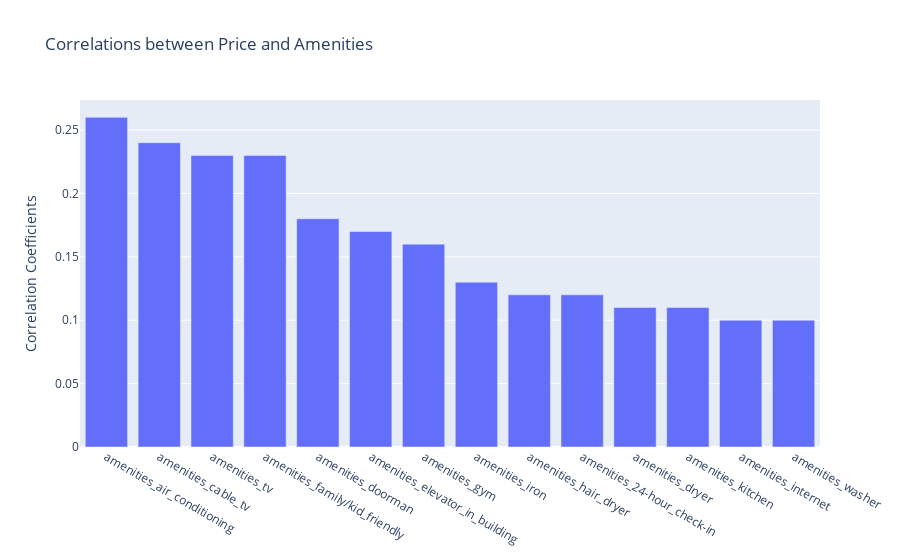

Notebook code cell kept with this figure:
### Code cell
# Top 15 of the amenities correlated to price
#Sort correlation coefficients in ascending order 
price_a = price_amenities["price"].sort_values(ascending=False).head(15).to_frame().reset_index()
price_a.rename(columns={"index":"amenities"},inplace=True)
price_a = price_a.query("amenities != 'price'")

# mean of all coefficients
price_a.price.mean()
#0.10379310344827583

# Plot Bar Chart with the data frame above
fig = go.Figure()
fig.add_trace(go.Bar(x=price_a.amenities, y=price_a.price))
fig.update_layout(yaxis_title="Correlation Coefficients", title = "Correlations between Price and Amenities")
fig.show()

### Figure 1 — Plotly figure (JSON) as saved in the notebook; plotly's stock layout.template omitted (floating-point values rounded to 4 significant figures)
{"data": [{"type": "bar", "x": ["amenities_air_conditioning", "amenities_cable_tv", "amenities_tv", "amenities_family/kid_friendly", "amenities_doorman", "amenities_elevator_in_building", "amenities_gym", "amenities_iron", "amenities_hair_dryer", "amenities_24-hour_check-in", "amenities_dryer", "amenities_kitchen", "amenities_internet", "amenities_washer"], "y": [0.26, 0.24, 0.23, 0.23, 0.18, 0.17, 0.16, 0.13, 0.12, 0.12, 0.11, 0.11, 0.1, 0.1]}], "layout": {"title": {"text": "Correlations between Price and Amenities"}, "yaxis": {"title": {"text": "Correlation Coefficients"}}}}
